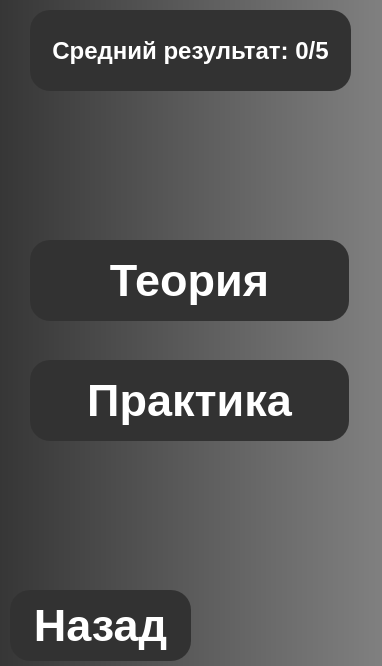
<?xml version="1.0" encoding="UTF-8"?>
<ui version="4.0">
 <class>MainWindow</class>
 <widget class="QMainWindow" name="MainWindow">
  <property name="geometry">
   <rect>
    <x>0</x>
    <y>0</y>
    <width>382</width>
    <height>666</height>
   </rect>
  </property>
  <property name="windowTitle">
   <string>MyTenses</string>
  </property>
  <widget class="QWidget" name="centralwidget">
   <property name="styleSheet">
    <string notr="true">QWidget
{
    color: #aaa;
   background-color: qlineargradient(spread:pad, x1:0, y1:0, x2:1, y2:0, stop:0 rgb(54, 54, 54), stop:1 rgb(128, 128, 128));

}

QPushButton
{
    color: rgb(255, 255, 255);
	background-color: #323232;
	width: 75px;
    height: 50px;
	font-size: 45px;
	border-radius: 20px;                     /* &lt;----  20px  */ 
	font: 75 40pt &quot;Microsoft YaHei UI&quot;;
	font-weight: bold;

}

QPushButton:hover
{
    background-color: silver;

}

QLabel{
	color: rgb(255, 255, 255);
	background-color: #323232;
    border-radius: 20px;                     /* &lt;----  20px  */
	font: &quot;Microsoft YaHei UI&quot;;
	font-weight: bold;

}
</string>
   </property>
   <widget class="QPushButton" name="pushButton">
    <property name="geometry">
     <rect>
      <x>30</x>
      <y>240</y>
      <width>319</width>
      <height>81</height>
     </rect>
    </property>
    <property name="text">
     <string>Теория</string>
    </property>
   </widget>
   <widget class="QPushButton" name="pushButton_2">
    <property name="geometry">
     <rect>
      <x>30</x>
      <y>360</y>
      <width>319</width>
      <height>81</height>
     </rect>
    </property>
    <property name="text">
     <string>Практика</string>
    </property>
   </widget>
   <widget class="QPushButton" name="pushButton_3">
    <property name="geometry">
     <rect>
      <x>10</x>
      <y>590</y>
      <width>181</width>
      <height>71</height>
     </rect>
    </property>
    <property name="text">
     <string>Назад</string>
    </property>
   </widget>
   <widget class="QLabel" name="label">
    <property name="geometry">
     <rect>
      <x>30</x>
      <y>10</y>
      <width>321</width>
      <height>81</height>
     </rect>
    </property>
    <property name="font">
     <font>
      <pointsize>18</pointsize>
      <weight>75</weight>
      <italic>false</italic>
      <bold>true</bold>
     </font>
    </property>
    <property name="text">
     <string>Средний результат: 0/5</string>
    </property>
    <property name="alignment">
     <set>Qt::AlignCenter</set>
    </property>
   </widget>
  </widget>
 </widget>
 <resources/>
 <connections/>
</ui>
